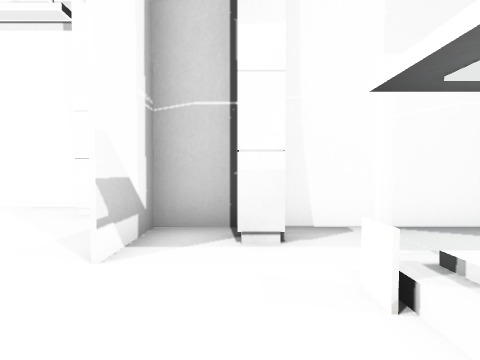
view 1 (above)

12 first-person views from a walk through a 3-D level made in the Unity game engine. The camera is 1.3 m above the floor, tilts 2° down and sees 85° across. Doors are open. The floor is counted in squares, 1.39 m on a side. Each view is taken from the middle of a square. On the plan, view 1 faces up. The plan holds only what a view shows up to about 11 squares ahead; the rest is blank. The place goes on beyond the plan. The player is left out. Some surface patterns are stand-ins.

view 2
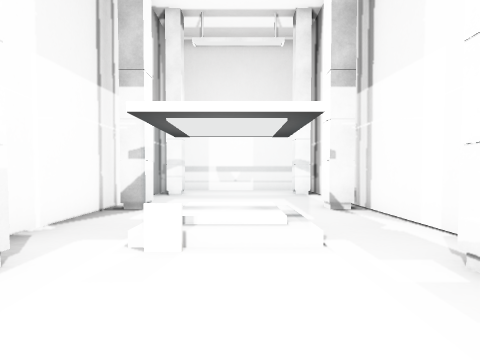

view 3
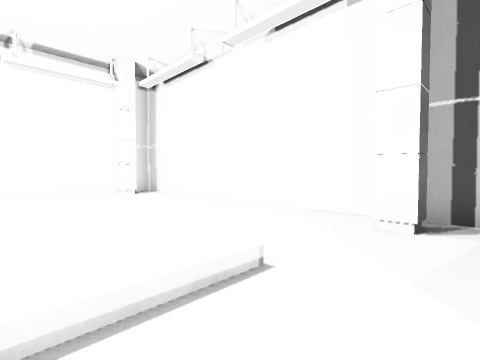

view 4
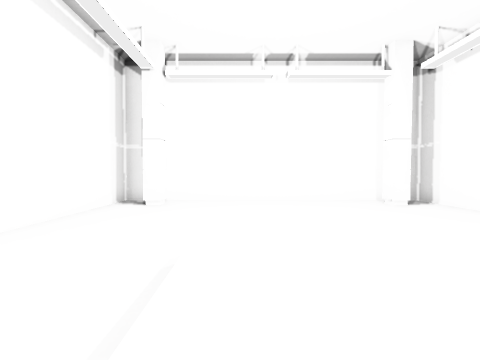

view 5
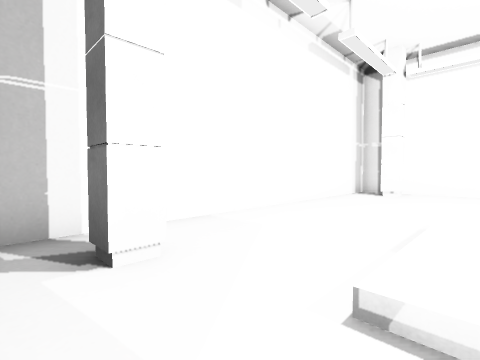

view 6
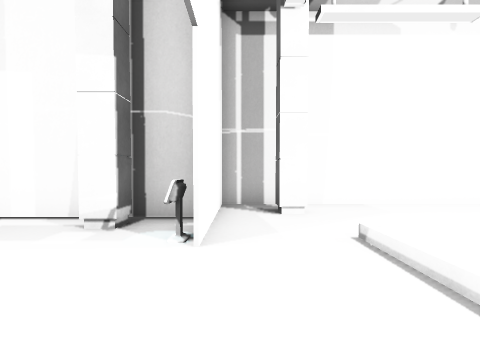

view 7
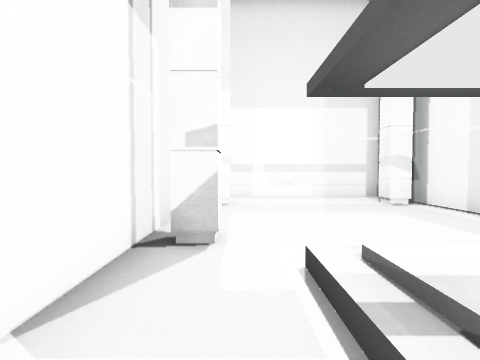

view 8
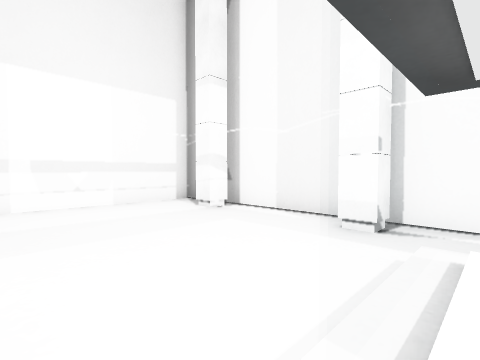

view 9
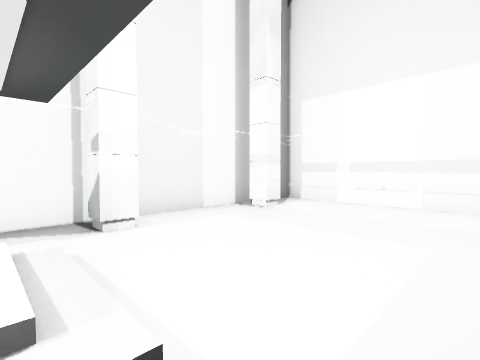

view 10
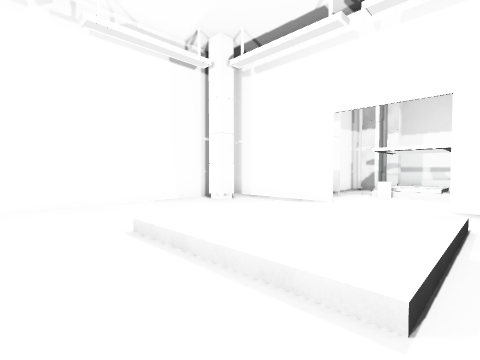

view 11
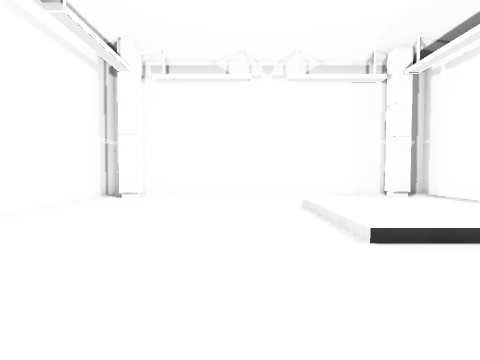

view 12
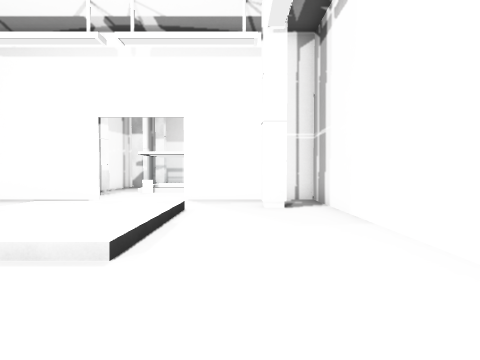

### Floor plan
Key: @ floor where view 1 was taken; # wall or solid block; . main floor; : floor 0.25 m higher than the main floor; / step, stairs or slope; D open door; = window, fence, low wall or low ledge; O other object.
Columns run from 14 left of view 1 to 11 right of it. Each row starts with its distance up from view 1.
  7 ##############
  6 #..........#.#
  5 ##...........#############
  4 #............##...##..##.#
  3 #......////..D...........#
  2 #......::::..D.OOO.......#
  1 #......::::..D..=O.......#
  0 #......::::..D@.OO.......#
 -1 #............D#..........#
 -2 #............#############
 -3 ##.........#.#
 -4 #............#
 -5 ##############

Positions as (right, up) in squares from view 1, and headings:
1: (0, 0), facing up
2: (-2, 1), facing right
3: (-2, 1), facing up-left
4: (-4, 0), facing left
5: (-2, 0), facing down-left
6: (-2, 3), facing down
7: (1, 3), facing right
8: (3, 3), facing down-right
9: (3, -1), facing up-right
10: (-9, -1), facing up-right
11: (-9, -4), facing up
12: (-10, -2), facing right
